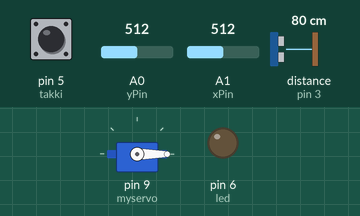
Simulated run of this sketch. Board: Arduino Uno, built with avr-gcc and run on an emulated ATmega328P. Parts: servo, output pins drawn as LEDs (lit = HIGH). Wiring (inferred from the names in the program): ultrasonic range finder: trigger pin 2; echo pin 3. The inputs (shaded band) are chosen by the test bench; at power-on: A1 (xPin) = 512, distance to the obstacle (sensor on pin 3) 80 cm, pin 5 (takki) HIGH, A0 (yPin) = 512. The echo pulse lasts 58.3 µs per cm; pins used as bus, display or sensor lines are not drawn.

Above: at 1.2 s.
1.3 s: A1 (xPin) set to 416
2.8 s: A1 (xPin) set to 391
At 3.7 s:
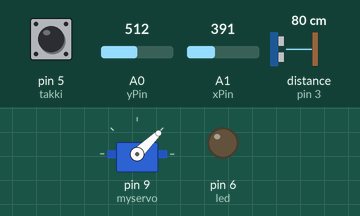
5.8 s: distance to the obstacle (sensor on pin 3) set to 23 cm
At 7.6 s:
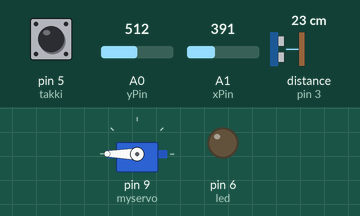
8.8 s: distance to the obstacle (sensor on pin 3) set to 18 cm
At 9.2 s:
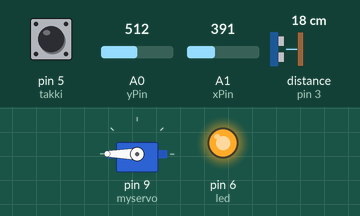
10.3 s: pin 5 (takki) pulled LOW for 0.15 s
At 10.8 s:
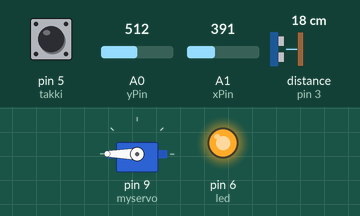
13.4 s: pin 5 (takki) pulled LOW for 1 s
Timing chart, 0 to 22.1 s (numbered marks = the images above; inputs shaded):
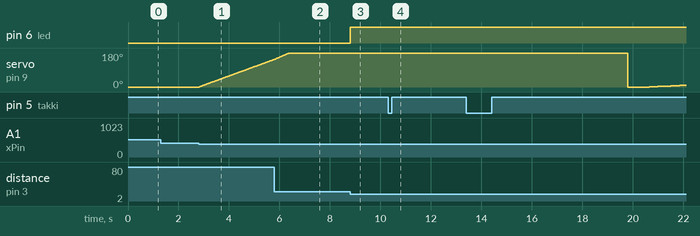

Measured:
- the behaviour switches between 401 and 400 on A1 (xPin) (found by bisection; images 0 and 1)
- the behaviour switches between 21 and 20 cm on distance to the obstacle (sensor on pin 3) (found by bisection; images 2 and 3)
- after the input at 1.3 s, every drawn part: stays the same
- after the input at 2.8 s, servo on pin 9 (myservo): moves from 0° to 146° over 3.0 s, starting at once
- after the input at 8.8 s, pin 6 (led): LOW → HIGH at once
- after the input at 10.3 s, servo on pin 9 (myservo): stops changing and stays 180°

The sketch:

sketch_may03a_V2.ino
```cpp
#include <Servo.h>

Servo myservo;

int pos = 0;
int snua = 0;
int xPin = A1;
int yPin = A0;
int led = 6;
int xPosition = 0;
int yPosition = 0;
int takki = 5;
int takkiSW_stada_adur = LOW;
int takkiSW_stada;
int takki_stada = HIGH;
const int TrigPin = 2;
const int EchoPin = 3;
float cm;

void setup() {
  myservo.attach(9);
  Serial.begin(9600);
  pinMode(TrigPin,OUTPUT);
  pinMode(EchoPin,INPUT);
  pinMode(led, OUTPUT);
  pinMode(takki, INPUT_PULLUP);
  Serial.begin(9600);
}

void loop() {
  takkiSW_stada = digitalRead(takki);
  if(takkiSW_stada == HIGH && takkiSW_stada_adur == LOW) {
    if(takki_stada == HIGH) {
      takki_stada = LOW;
    } else {
      takki_stada = HIGH;
    }
  }
  takkiSW_stada_adur = takkiSW_stada;

  if(takki_stada == HIGH){
    if (pos>=180){
      snua = 1;
    } else if (pos == 0){
      snua = 0;
    }

    if (snua <= 0){
      pos++;
    } else {
      pos--;
    }
  }else if(takki_stada == LOW){
    xPosition = analogRead(xPin);
    yPosition = analogRead(yPin);
    if (xPosition <= 400 and pos >= 0){
      pos++;
    } else if(xPosition >= 600 and pos <= 180) {
      pos--;
    }
  }
  myservo.write(pos);
  digitalWrite(TrigPin,LOW);
  delayMicroseconds(2);
  digitalWrite(TrigPin,HIGH);
  delayMicroseconds(10);
  digitalWrite(TrigPin,LOW);

  cm = pulseIn(EchoPin,HIGH)/58.0;
  cm = (int(cm * 100.0))/100.0;

  if(cm < 20){
    digitalWrite(led, HIGH);
  }else{
    digitalWrite(led, LOW);
  }
  delay(15);
}
```
